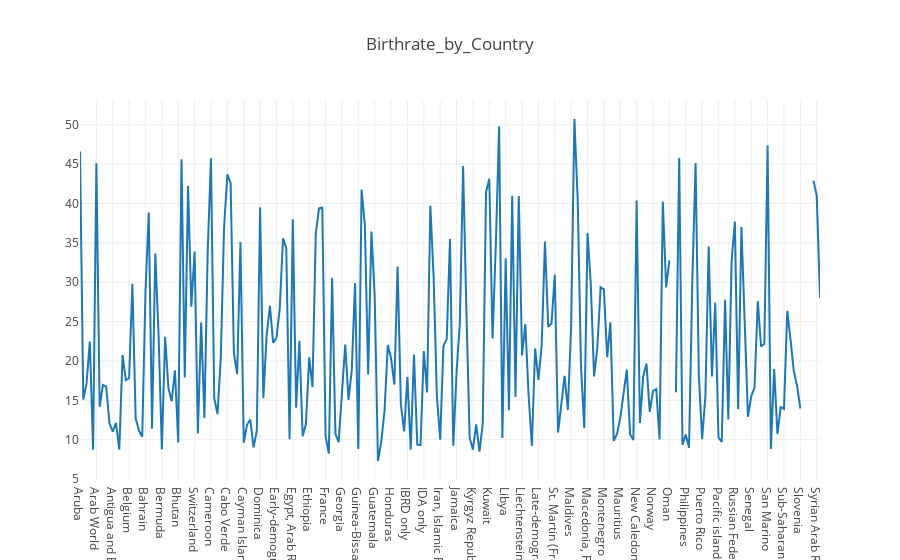

This figure's notebook cell:
### Code cell
# View offline
plotly.offline.iplot({
    "data": [go.Scatter(x= df.CountryName, y= df.Birthrate)],
    "layout": go.Layout(title="Birthrate_by_Country")
})

### Figure 1 — Plotly figure (JSON) as saved in the notebook; plotly's stock layout.template omitted (floating-point values rounded to 4 significant figures; data arrays with more than 128 entries replaced by an {"elided": "..."} marker saying what was removed)
{"data": [{"type": "scatter", "uid": "0e7c8c48-a322-11e8-b88e-b88a605d4570", "x": {"elided": "227 str values"}, "y": {"elided": "227 float values"}}], "layout": {"title": "Birthrate_by_Country"}}
